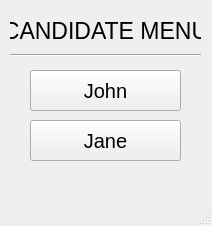
<?xml version="1.0" encoding="UTF-8"?>
<ui version="4.0">
 <class>MainWindow2_CandidateMenu</class>
 <widget class="QMainWindow" name="MainWindow2_CandidateMenu">
  <property name="geometry">
   <rect>
    <x>0</x>
    <y>0</y>
    <width>212</width>
    <height>226</height>
   </rect>
  </property>
  <property name="minimumSize">
   <size>
    <width>212</width>
    <height>226</height>
   </size>
  </property>
  <property name="maximumSize">
   <size>
    <width>212</width>
    <height>226</height>
   </size>
  </property>
  <property name="windowTitle">
   <string>CandidateMenu</string>
  </property>
  <widget class="QWidget" name="centralwidget">
   <widget class="QLabel" name="VoteMenuLabel">
    <property name="geometry">
     <rect>
      <x>10</x>
      <y>10</y>
      <width>191</width>
      <height>41</height>
     </rect>
    </property>
    <property name="font">
     <font>
      <pointsize>17</pointsize>
     </font>
    </property>
    <property name="text">
     <string>CANDIDATE MENU</string>
    </property>
    <property name="alignment">
     <set>Qt::AlignCenter</set>
    </property>
   </widget>
   <widget class="Line" name="HorizontalLine">
    <property name="geometry">
     <rect>
      <x>10</x>
      <y>40</y>
      <width>191</width>
      <height>31</height>
     </rect>
    </property>
    <property name="orientation">
     <enum>Qt::Horizontal</enum>
    </property>
   </widget>
   <widget class="QPushButton" name="JohnButton">
    <property name="geometry">
     <rect>
      <x>30</x>
      <y>70</y>
      <width>151</width>
      <height>41</height>
     </rect>
    </property>
    <property name="font">
     <font>
      <pointsize>15</pointsize>
     </font>
    </property>
    <property name="cursor">
     <cursorShape>PointingHandCursor</cursorShape>
    </property>
    <property name="mouseTracking">
     <bool>false</bool>
    </property>
    <property name="text">
     <string>John</string>
    </property>
   </widget>
   <widget class="QPushButton" name="JaneButton">
    <property name="geometry">
     <rect>
      <x>30</x>
      <y>120</y>
      <width>151</width>
      <height>41</height>
     </rect>
    </property>
    <property name="font">
     <font>
      <pointsize>15</pointsize>
     </font>
    </property>
    <property name="cursor">
     <cursorShape>PointingHandCursor</cursorShape>
    </property>
    <property name="text">
     <string>Jane</string>
    </property>
   </widget>
  </widget>
  <widget class="QMenuBar" name="menubar">
   <property name="geometry">
    <rect>
     <x>0</x>
     <y>0</y>
     <width>212</width>
     <height>21</height>
    </rect>
   </property>
  </widget>
  <widget class="QStatusBar" name="statusbar"/>
 </widget>
 <resources/>
 <connections/>
</ui>
